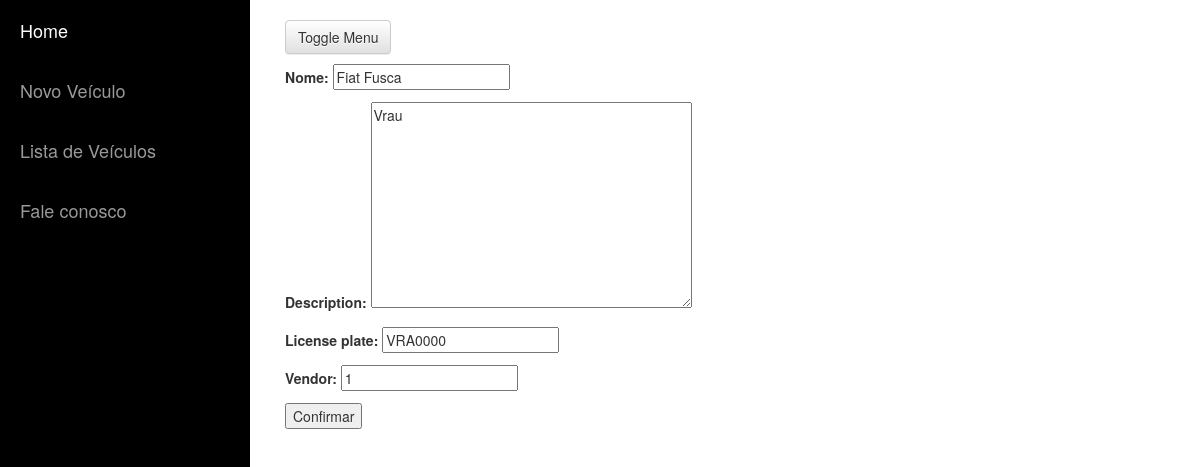
Page /resources/vehicle/3 on the committed database.
### resources/models.py (models this page shows, shortened)
class Vehicle(models.Model):
    name = models.CharField(verbose_name='Nome', max_length=30) # verbose_name: label no admin
    description = models.TextField(null=True, blank=True)
    vendor = models.IntegerField(null=True)
    license_plate = models.CharField(max_length=7, default='')
    manufacture_year = models.DateField(default=date.today())
    is_active = models.BooleanField(default=True)
    manufacturer = models.ForeignKey('Manufacturer', null=True)
    usecontrols = models.ManyToManyField(Driver, through='UseControl')

### resources/views.py (the view)
# urls.py: url(r'^vehicle/(?P<pk>\d+)$', VehicleUpdate.as_view(), \
class VehicleUpdate(UpdateView):
    model = Vehicle
    success_url = reverse_lazy('vehicle_list')
    template_name = 'vehicle_form.html'
    fields = ['name', 'description', 'license_plate', 'vendor']

### fleet_control/templates/vehicle_form.html (shortened to what this page needs)
{% extends "base.html" %}
{% block content %}
  <form class="form-inline" action="" method="post">{% csrf_token %}
      {{ form.as_p }}
      <input type="submit" value="Confirmar" />
  </form>
{% endblock %}

### rows in the picture
Vehicle: name "Fiat Fusca", description "Vrau", license_plate "VRA0000", vendor "1"
